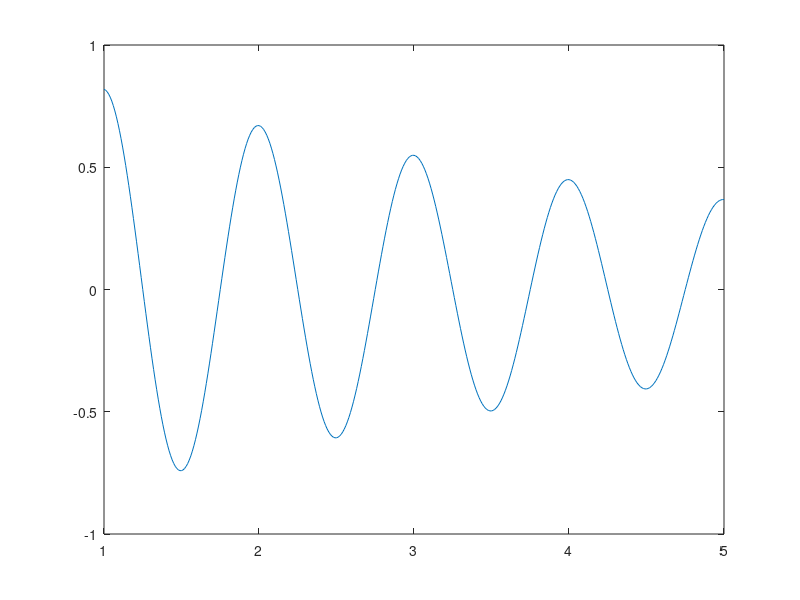

The MATLAB source for this figure:
%% Define a variable
x=3
%% Check your workspace
who
%% with more info
whos
%%
y=sin(x)
z=x*y
%% define a vector
t=[1 2 3 4 5]
whos
%% functions operate on vectors
y=sin(t)
whos
%%
plot(t,y)
%% Equally spaced vectors can be entered with by using colon 
t=1:5
%% If other than default(=1) is wanted:
%t=1:.01:5
t=1:0.01:5; %Suppress output with;
whos
%% Now reassign y:
y=sin(t);
whos
%% And plot
plot(t,y)
shg
%% Calculate z
z=y+t;
%% And plot on the same
hold on
plot(t,z,'r')
shg

%% Most functions accepts vectors (and complex variables) as input:
hold off
lam=-0.2+2i*pi
plot(t,exp(lam*t))
shg
%% 
t(1:5)
t(391:end)
%% 
t(end-10:end)
%% Matrices
A=[1 2 3
4 5 6
7 8 9]
%% Some indexing details
A=[1 2 3;4 5 6;7 8 9]
A(3,:)
%% Kommit hit!
A(3,:)=0
A=[1 2 3;4 5 6;7 8 9]
A(2:3,2:3)
A
%% Also Matrices can be indexed with a single index 
A(6)
A(8)
%% Logical indexing
A>4
find(A>4)
A
A(find(A>4))=0
%%
save myfile
%%
clear
%%
load myfile
%% 
save myfile A t
%%
clear
%%
load myfile
%% Character Arrays
myName='Thomas Smed';
Kenneth='Kenneth Lek';
%% 
We=[myName;Kenneth]
%%
We(2,:)
%%
We(:,1)
%%
We(:,end)
%%
Sara='Sara Lundgren';
%%
We3=[We;Sara]
%% Save to file
save myfile